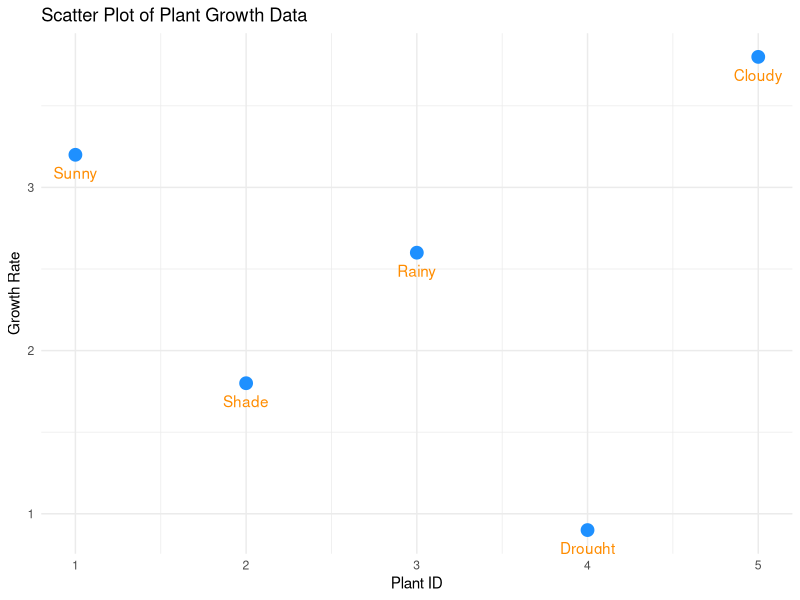

The R script that drew this image:
# Step 1: Install and load the ggplot2 package
if (!require("ggplot2")) {
  install.packages("ggplot2")
}
library(ggplot2)

# Step 2: Create a dataframe for the given dataset
plant_data <- data.frame(
  Plant_ID = c(1, 2, 3, 4, 5),
  Growth_Rate = c(3.2, 1.8, 2.6, 0.9, 3.8),
  Condition_Label = c("Sunny", "Shade", "Rainy", "Drought", "Cloudy"),
  stringsAsFactors = FALSE
)

# Step 3 & 4: Create the scatter plot with customizations
growth_plot <- ggplot(data = plant_data, aes(x = Plant_ID, y = Growth_Rate)) +
  # Points displayed in dodgerblue, size 4
  geom_point(color = "dodgerblue", size = 4) +
  # Text labels in darkorange, positioned below points using vjust
  geom_text(aes(label = Condition_Label), color = "darkorange", vjust = 2) +
  # Add appropriate axis labels and title
  labs(
    title = "Scatter Plot of Plant Growth Data",
    x = "Plant ID",
    y = "Growth Rate"
  ) +
  # Optional: A cleaner theme for better presentation
  theme_minimal()

# Display the final plot
print(growth_plot)
